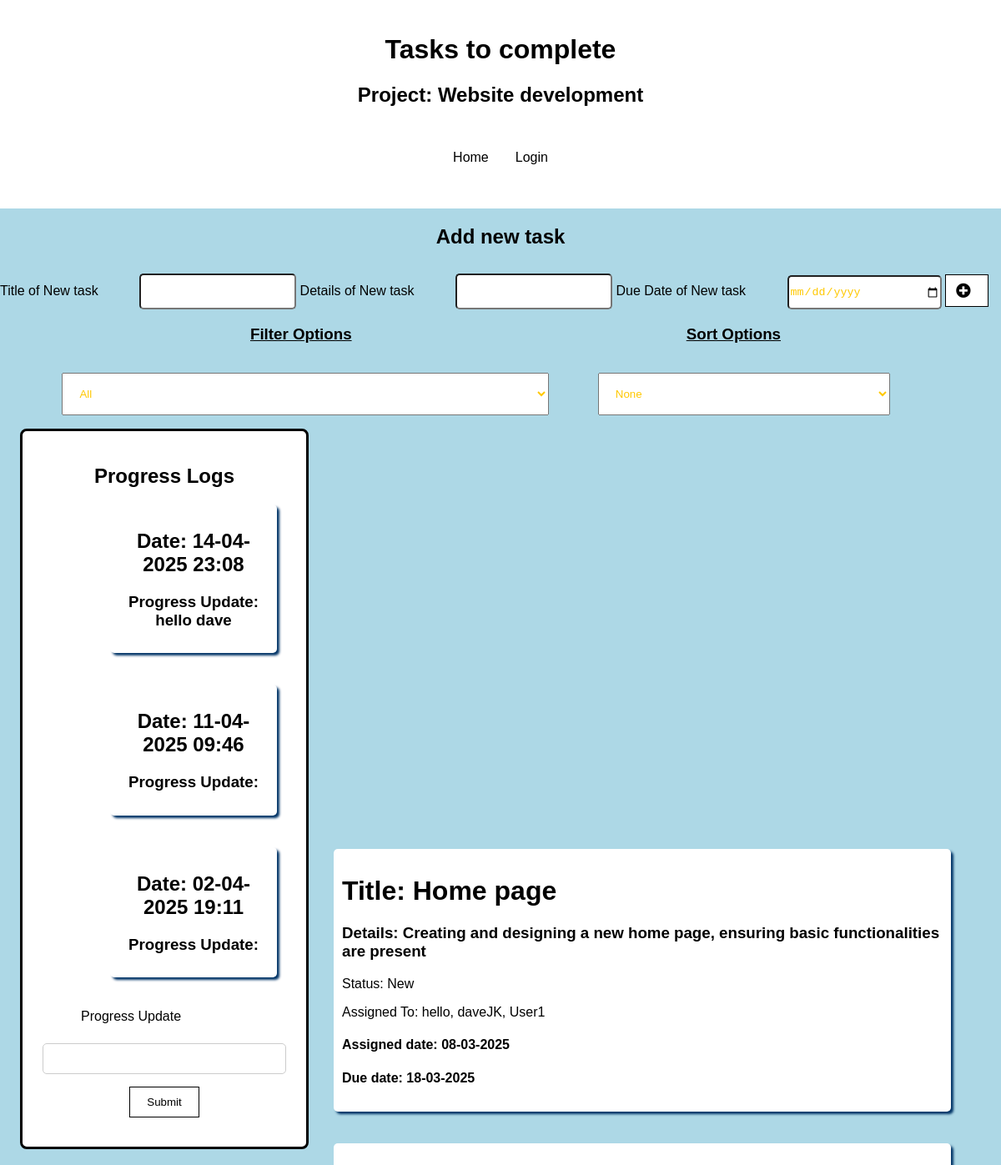
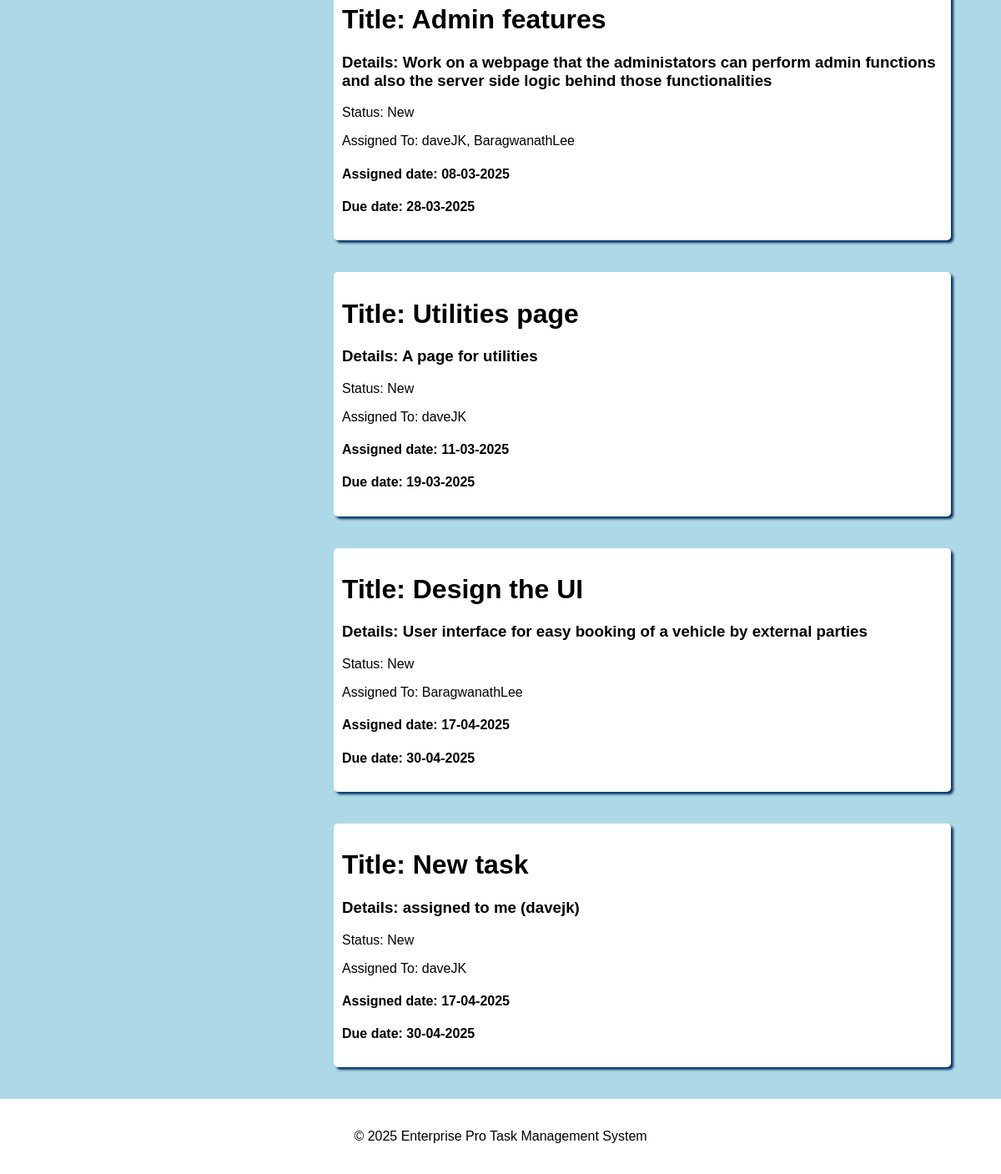
The page /tasks on the database its author committed (2 pictures, top to bottom).
### tables this page shows
CREATE TABLE projects (
            project_id INTEGER PRIMARY KEY AUTOINCREMENT,
            project_title TEXT NOT NULL,
            project_details TEXT NOT NULL,
            project_status TEXT NOT NULL DEFAULT 'In Progress',
            project_review TEXT,
            project_owner TEXT NOT NULL,
            FOREIGN KEY (project_owner) REFERENCES users (username)
        );

CREATE TABLE task_updates (
            task_update_id INTEGER PRIMARY KEY AUTOINCREMENT,
            project_id INTEGER NOT NULL,
            progress_update TEXT,
            new_status TEXT,
            update_date DATE NOT NULL,
            FOREIGN KEY (project_id) REFERENCES projects (project_id)
        );

CREATE TABLE tasks (
            task_id INTEGER PRIMARY KEY AUTOINCREMENT,
            task_title TEXT NOT NULL,
            task_details TEXT NOT NULL,
            task_status TEXT NOT NULL DEFAULT 'New',
            task_assigned_date DATE NOT NULL,
            task_due_date DATE NOT NULL,
            project_id INTEGER NOT NULL,
            FOREIGN KEY (project_id) REFERENCES projects (project_id)
        );

### app.py (the view)
    def tasks(self):
        tasks = self.load_tasks()
        form = UpdateProgressForm()
        form1 = EditTaskForm()
        project = self.database.find_project(project_id=self.project_id)
        project_tasks = []
        for task in tasks:
            if task[6] == self.project_id:
                project_tasks.append(task)
        tasks = project_tasks
        task_updates = self.database.get_all_from_table("task_updates")[::-1]
        assigned_tasks = self.database.get_all_from_table("assigned_tasks")
        users = self.database.get_all_from_table("users")
        return render_template('tasks.html', tasks=tasks, project=project, task_updates=task_updates, assigned_tasks=assigned_tasks, users=users, form=form, form1=form1)

### forms.py
class UpdateProgressForm(FlaskForm):
    progress_update = StringField('Progress Update', validators=[DataRequired()])
    submit = SubmitField('Submit')

class EditTaskForm(FlaskForm):
    task_id = StringField('Task ID', validators=[DataRequired()])
    task_title = StringField('Task Title', validators=[DataRequired()])
    task_details = TextAreaField('Task Details', validators=[DataRequired()])
    task_status = SelectField('Task Status', choices=[('In Progress', 'In Progress'), ('Complete', 'Complete'), ('New', 'New'), ('Overdue', 'Overdue')], validators=[DataRequired()])
    task_assigned_date = StringField('Task Assigned Date', validators=[DataRequired()], render_kw={"type": "date"})
    task_due_date = StringField('Task Due Date', validators=[DataRequired()], render_kw={"type": "date"})
    submit = SubmitField('Submit')

### app.py (called while the page is built)
    def load_tasks(self):
        tasks = self.database.get_all_from_table("tasks")
        for task in tasks:
            if task[6] != self.project_id:
                tasks.remove(task)
        return tasks

### use_database.py (called while the page is built, shortened)
    def find_project(self, project_id=0, project_title="", project_details="", project_status="", project_review="", team="", project_owner=""):
        cursor = self.connection.cursor()
        if project_id != 0:
            cursor.execute(f"""
            SELECT * FROM projects WHERE project_id = {project_id}
            """)
        return cursor.fetchone()

    def get_all_from_table(self, table_name):
        cursor = self.connection.cursor()
        cursor.execute(f"""
        SELECT * FROM {table_name}
        """)
        return cursor.fetchall()

### templates/tasks.html (shortened to what this page needs)
<!DOCTYPE html>
<html lang="en">
  <head>
    <link
      rel="stylesheet"
      href="{{ url_for('static', filename='styles.css') }}"
    />
  </head>
  <link
    rel="stylesheet"
    href="https://cdnjs.cloudflare.com/ajax/libs/font-awesome/5.15.3/css/all.min.css"
  />
  <body>
    <header>
      <h1>Tasks to complete</h1>
      <h2>Project: {{ project[1] }}</h2>
      <div class="menuBar">
        <ul class="nav">
          <li class="nav" id="currentPage">
            <a class="nav" href="{{ url_for('index') }}">Home</a>
          </li>
          <li class="nav">
            <a class="nav" id="login-logout-btn" href="{{ url_for('login') }}"
              >Login</a
            >
          </li>
        </ul>
      </div>
    </header>
    <h2 class="centered-heading">Add new task</h2>
    <form action="/create_task" method="post">
      <label for="task-title">Title of New task</label>
      <input type="text" class="todo-input" id="task-title" name="task-title" />
      <label for="task-details">Details of New task</label>
      <input
        type="text"
        class="todo-input"
        id="task-details"
        name="task-details"
      />
      <label for="task-due-date">Due Date of New task</label>
      <input
        type="date"
        class="todo-input"
        id="task-due-date"
        name="task-due-date"
      />
      <button class="todo-button" type="submit">
        <i class="fas fa-plus-circle fa-lg"></i>
      </button>
    </form>
    <form>
      <div class="select-headings">
        <h3 class="filter-heading">Filter Options</h3>
        <h3 class="sort-heading">Sort Options</h3>
      </div>
    </form>
    <form>
      <div class="select">
        <select name="todos" id="filter-options" class="filter-todo">
          <option value="all">All</option>
        </select>
        <select name="sorting-options" id="sorting-options" class="sort-todo">
          <option value="none">None</option>
        </select>
      </div>
    </form>
    <section id="progress-logs" class="task-form">
      <h2>Progress Logs</h2>
      <div class="todo-container">
         {% for task_update in task_updates %}
        <div class="task-box" data-task-update-id="{{ task_update[0] }}">
          {% if task_update[4] %}
          <h1>Date: {{ task_update[4] }}</h1>
          {% endif %}
          {% if task_update[2] %}
          <h3>Progress Update: {{ task_update[2] }}</h3>
          {% endif %}
        </div>
        <br />
        {% endfor %}
      </div>
      <form
        id="progress-update-form"
        action="{{ url_for('update_progress', project_id=project[0], update=' ') }}"
        method="POST"
        enctype="multipart/form-data"
      >
        <div class="form-group">
          {{ form.progress_update.label }}<br />
          {{ form.progress_update(size=40) }}
        </div>
        <div class="form-group">
          <button type="submit" class="btn btn-primary">Submit</button>
        </div>
      </form>
    </section>
    <div class="todo-container">
       {% for task in tasks %}
      <div class="task-box" data-task-id="{{ task[0] }}">
        <h1>Title: {{ task[1] }}</h1>
        <h3>Details: {{ task[2] }}</h3>
        <p>Status: {{ task[3] }}</p>
        <p class="assigned-users">Assigned To: Unknown</p>
        <h4>Assigned date: {{ task[4] }}</h4>
        <h4>Due date: {{ task[5] }}</h4>
      </div>
      <br />
      {% endfor %}
    </div>
    <footer>
      <p>&copy; 2025 Enterprise Pro Task Management System</p>
    </footer>
  </body>
</html>

### static/styles.css (style rules this page uses)
body { background-color: lightblue; color: black; font-family: Arial, sans-serif; margin: 0; padding: 0; }
header, footer { background-color: white; color: black; padding: 20px; text-align: center; }
h1, h2, h3, h4, h5, h6 { color: black; }
a { color: black; text-decoration: none; }
button { background-color: white; color: black; border: 1px solid black; padding: 10px 20px; cursor: pointer; }
.fa-plus-circle { margin-top: 0.3rem; margin-left: -8px; }
.fas { margin-top: 2px; }
.todo-input { width: 80%; color: rgb(255, 200, 0); border-radius: 5px; height: 1cm; margin-top: 10px; margin-left: 5%; }
.todo-container { display: block; justify-content: center; align-items: center; }
.select { margin: 1rem; position: relative; overflow: hidden; border-radius: 50px; display: flex; }
.filter-todo { color:rgb(255, 200, 0); width: 50%; margin-left: 5%; height: 3.2rem; cursor: pointer; padding: 1rem; }
.sort-todo { color:rgb(255, 200, 0); width: 30%; margin-left: 5%; height: 3.2rem; cursor: pointer; padding: 1rem; }
.select-headings { display: flex; justify-content: space-between; text-decoration: underline; }
.filter-heading { margin-left: 25%; }
.sort-heading { margin-right: 22%; }
.task-box { width: 60%; margin-left: auto; margin-right: 5%; box-shadow: 3px 3px 3px 0px #003366; color: black; background-color: white; border-radius: 5px; margin-bottom: 20px; padding: 10px; }
.todo-input { position: relative; margin-left: 45px; width: 15%; }
.centered-heading { text-align: center; }
ul.nav { list-style-type: none; max-width: 100%; width: 100%; padding: 0; overflow: hidden; background-color: white; display: flex; justify-content: center; }
li a.nav { display: block; color: black; text-align: center; padding: 16px; text-decoration: none; }
div.menuBar { display: flex; justify-content: space-between; align-items: center; }
.form-group { margin-bottom: 15px; }
.form-group input { width: 90%; padding: 10px; border: 1px solid #ccc; border-radius: 5px; }
.form-group label { display: block; text-align: left; margin-left: 50px; margin-bottom: 5px; }
.task-form { background: white; padding: 20px; border-radius: 8px; border: 3px solid black; width: 25%; text-align: center; margin-left: 2%; margin-right: auto; margin-bottom: -30%; }

### rows shown on the page
projects: project_title "Website development"
task_updates: update_date "14-04-2025 23:08", progress_update "hello dave"
task_updates: update_date "11-04-2025 09:46"
task_updates: update_date "02-04-2025 19:11"
tasks: task_title "Home page", task_details "Creating and designing a new home page, ensuring basic functionalities are present", task_status "New", task_assigned_date "08-03-2025", task_due_date "18-03-2025"
tasks: task_title "Admin features", task_details "Work on a webpage that the administators can perform admin functions and also the server side logic behind those functionalities", task_status "New", task_assigned_date "08-03-2025", task_due_date "28-03-2025"
tasks: task_title "Utilities page", task_details "A page for utilities", task_status "New", task_assigned_date "11-03-2025", task_due_date "19-03-2025"
tasks: task_title "Design the UI", task_details "User interface for easy booking of a vehicle by external parties", task_status "New", task_assigned_date "17-04-2025", task_due_date "30-04-2025"
tasks: task_title "New task", task_details "assigned to me (davejk)", task_status "New", task_assigned_date "17-04-2025", task_due_date "30-04-2025"
